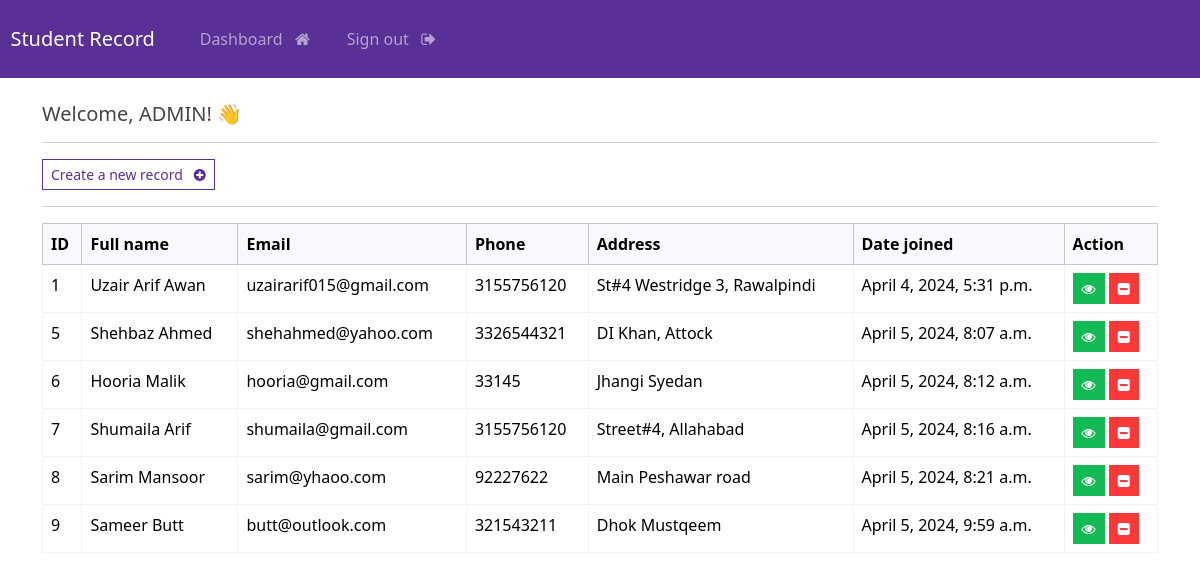
The page /dashboard/ (signed in) on the database its author committed.
### student/models.py (models this page shows, shortened)
class Record(models.Model):
    first_name= models.CharField(max_length=25)
    last_name= models.CharField(max_length=25)
    email= models.EmailField(max_length=25)
    phone= models.IntegerField()
    address= models.TextField(max_length=100)
    joined_date = models.DateTimeField(auto_now_add=True)

### student/views.py (the view)
# urls.py: path('dashboard/',views.dashboard,name = 'dashboard'),
@login_required
def dashboard(request):
    record = Record.objects.all()
    return render(request,'student/dashboard.html',{
        'records':record
    })

### student/templates/student/dashboard.html
{% extends 'student/base.html' %}
{% block content %}
    <h5> Welcome, {{user|upper}}! 👋 </h5>
    <hr>
    <a class="btn btn-outline-primary btn-sm" href="{% url  'add_student' %}">
        Create a new record &nbsp; <i class="fa fa-plus-circle" aria-hidden="true"></i>
    </a>
    <hr>
    <table class="table table-hover table-bordered">
        <thead class="table-light">
            <tr>
                <th scope="col"> ID </th>
                <th scope="col"> Full name </th>
                <th scope="col"> Email </th>
                <th scope="col"> Phone </th>
                <th scope="col"> Address </th>
                <th scope="col"> Date joined </th>
                <th scope="col"> Action </th>
            </tr>
        </thead>
        <tbody>
        {% if records %}
            {% for record in records %}
            <tr>
                <td> {{record.id}} </td>
                <td> {{record.first_name}}  {{record.last_name}} </td>
                <td> {{record.email}} </td>
                <td> {{record.phone}} </td>
                <td> {{record.address}} </td>
                <td> {{record.joined_date}} </td>
                <td> <a class="btn btn-success btn-sm" href="{% url 'view_student' record.id %}"> <i class="fa fa-eye" aria-hidden="true"></i> </a> <a class="btn btn-danger btn-sm" href="{% url 'delete_student' record.id %}" ><i class="fa fa-minus-square" aria-hidden="true"></i> </a> </td>
            </tr>
            {% endfor %}
        {% endif %}
        </tbody>
    </table>
{% endblock %}

### student/templates/student/base.html (shortened to what this page needs)
{% load static %}
<!DOCTYPE html>
<html>
    <head>
        <link rel="stylesheet" type="text/css" href="https://bootswatch.com/5/pulse/bootstrap.min.css">
        <link rel="stylesheet" type="text/css" href="{% static 'css/styles.css' %}">
        <link rel="stylesheet" href="https://cdnjs.cloudflare.com/ajax/libs/font-awesome/4.7.0/css/font-awesome.min.css">
    </head>
    <body>
        {% include 'student/navbar.html' %}
        <div class="container">
            <br>
           {% block content %}
           {% endblock %}
        </div>
    </body>
</html>

### student/templates/student/navbar.html (shortened to what this page needs)
<nav class="navbar navbar-expand-lg navbar-dark bg-primary justify-content-center">
    <a class="navbar-brand main-heading" href="{% url 'index' %}">
      &nbsp; Student Record
    </a>
      <div class="collapse navbar-collapse text-center" id="navbarNavDropdown">
        <ul class="navbar-nav mr-auto">
          {% if user.is_authenticated %}
            <li class="nav-item">
              <a class="nav-link" href="{% url 'dashboard' %}">Dashboard &nbsp; <i class="fa fa-home" aria-hidden="true"></i> </a>
            </li>
            <li class="nav-item">
              <a class="nav-link" href="{% url 'signout' %}">Sign out &nbsp; <i class="fa fa-sign-out" aria-hidden="true"></i> </a>
            </li>
        </ul>
          {% endif %}
      </div>
  </nav>

### rows shown on the page
Record: id "1", first_name "Uzair", last_name "Arif Awan", email "uzairarif015@gmail.com", phone "3155756120", address "St#4 Westridge 3, Rawalpindi", joined_date "April 4, 2024, 5:31 p.m."
Record: id "5", first_name "Shehbaz", last_name "Ahmed", email "shehahmed@yahoo.com", phone "3326544321", address "DI Khan, Attock", joined_date "April 5, 2024, 8:07 a.m."
Record: id "6", first_name "Hooria", last_name "Malik", email "hooria@gmail.com", phone "33145", address "Jhangi Syedan", joined_date "April 5, 2024, 8:12 a.m."
Record: id "7", first_name "Shumaila", last_name "Arif", email "shumaila@gmail.com", phone "3155756120", address "Street#4, Allahabad", joined_date "April 5, 2024, 8:16 a.m."
Record: id "8", first_name "Sarim", last_name "Mansoor", email "sarim@yhaoo.com", phone "92227622", address "Main Peshawar road", joined_date "April 5, 2024, 8:21 a.m."
Record: id "9", first_name "Sameer", last_name "Butt", email "butt@outlook.com", phone "321543211", address "Dhok Mustqeem", joined_date "April 5, 2024, 9:59 a.m."

### other values the page prints
{{ user|upper }} "ADMIN"
